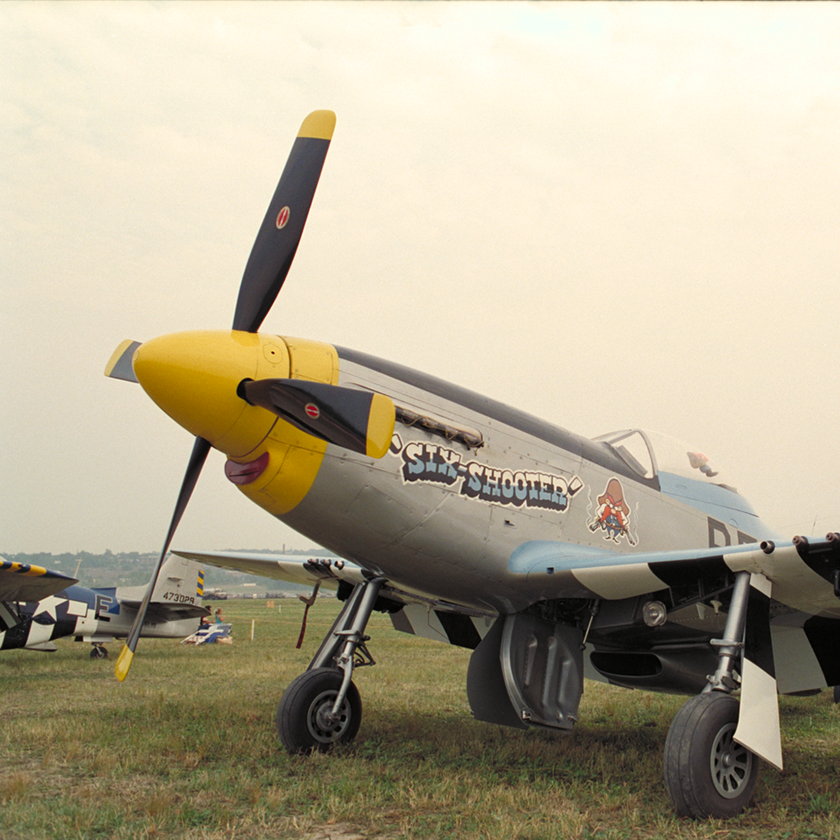
#> input picture assignment1/image1.png, 840 x 840 px, shrunk from 1001 x 1001 before the run
$ python hw1_starter.py
#> lines starting #> are read from the running program, lines starting #| are printed output that depends on the picture; after the words box and inside, x2 and y2 are one past the last pixel; in counts of white or black regions, pixels touching at a corner belong together; long printed decimals are rounded
import numpy as np
import skimage.io as io
import matplotlib.pyplot as plt
from pathlib import Path
from numpy.fft import fft2, ifft2, fftshift, ifftshift

hw_dir = Path(__file__).parent

# Load images
img1 = io.imread(hw_dir/'image1.png')
#> img1 is the input picture: shape (840, 840, 3); mean R, G, B 179.1, 169.9, 146.7
img2 = io.imread(hw_dir/'image2.png')
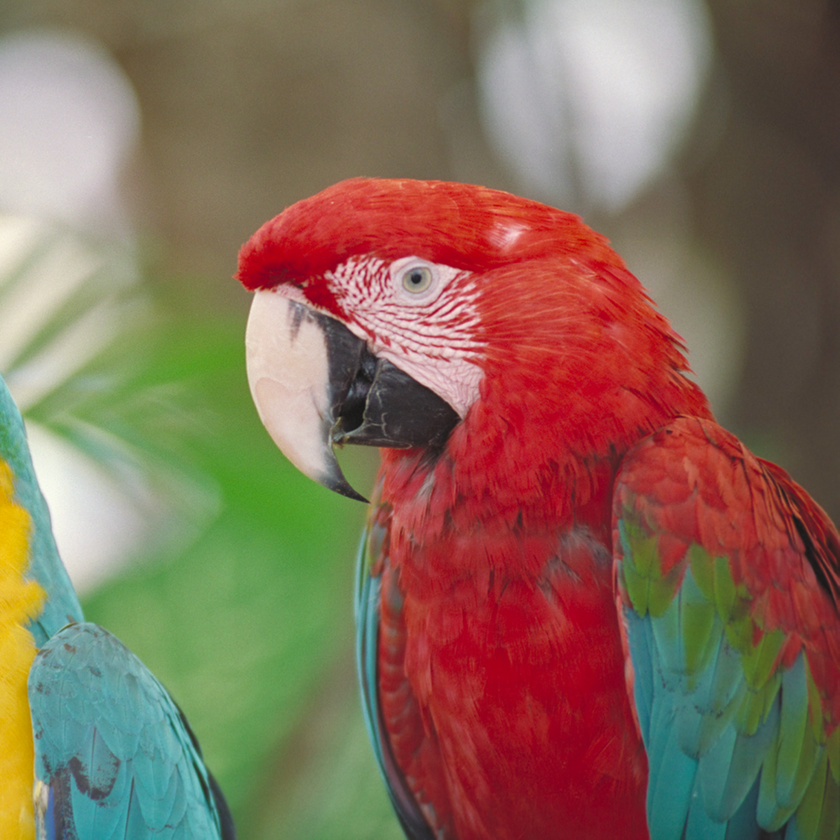
#> input picture assignment1/image2.png, 840 x 840 px, shrunk from 1001 x 1001 before the run
#> img2 is the input picture: shape (840, 840, 3); mean R, G, B 133, 108, 89.3

# Part (a)
W = img1.shape[0]       # = 1001 dots
#> W = 840
d = np.array([0.4, 2])  # distances (m)
dpi = 300               # dots per inch

#### YOUR CODE HERE ####
size =  W/300*2.54
#> size = 7.11
ppd = d*100*2*np.tan(0.5/180*np.pi)*dpi/2.54 # pixel per degree

# Part (b)
cpd = 5   # Peak contrast sensitivity location (cycles per degree)
physical_image_freq = cpd/ppd*dpi/25.4 # cycle/mm
image_freq = cpd/ppd # cycle/pixel

halfway_physical_image_freq = physical_image_freq.mean() # cycle/pixel
halfway_image_freq = image_freq.mean() # cycle/mm

print(size, ppd, image_freq, halfway_image_freq) # cycle/pixel
#| 7.112 [ 82.459  412.293] [0.06064 0.01213 ] 0.03638

sample_freq = halfway_image_freq
# sample_freq = image_freq[0]
# sample_freq = image_freq[1]
# Part (c)

def filter(img, sample_freq, mode = "low"):
#> called with sample_freq = 0.0364, mode = 'high'
    imgs = []
    cutoff = int(sample_freq * W)
#> cutoff = 30
    centerx, centery = (W/2, W/2)
#> centerx = 420; centery = 420
    # x = np.linspace(-cutoff, cutoff, 2*cutoff + 1)

    for i in range(3):
        freq_img = fftshift(fft2(img[:, :, i], axes=(0, 1)), axes=(0, 1))
        freq_w, freq_h = freq_img.shape

        if mode == "low":
            mask = np.zeros((W, W))
            for i in range(W):
                for j in range(W):
                    if (i-centerx)**2 + (j-centery)**2 <= cutoff**2:
                        mask[i, j] = 1

            plt.imsave("cutoff.png", (mask*255).astype(int))
        else:
            mask = np.ones((W, W))
            for i in range(W):
                for j in range(W):
                    if (i-centerx)**2 + (j-centery)**2 <= cutoff**2:
                        mask[i, j] = 0

        freq_img *= mask
        new_img = (ifft2(ifftshift(freq_img, axes=(0, 1)), axes=(0, 1)))
        new_img = new_img*255
        new_img = new_img.astype(int)
        imgs.append(new_img)
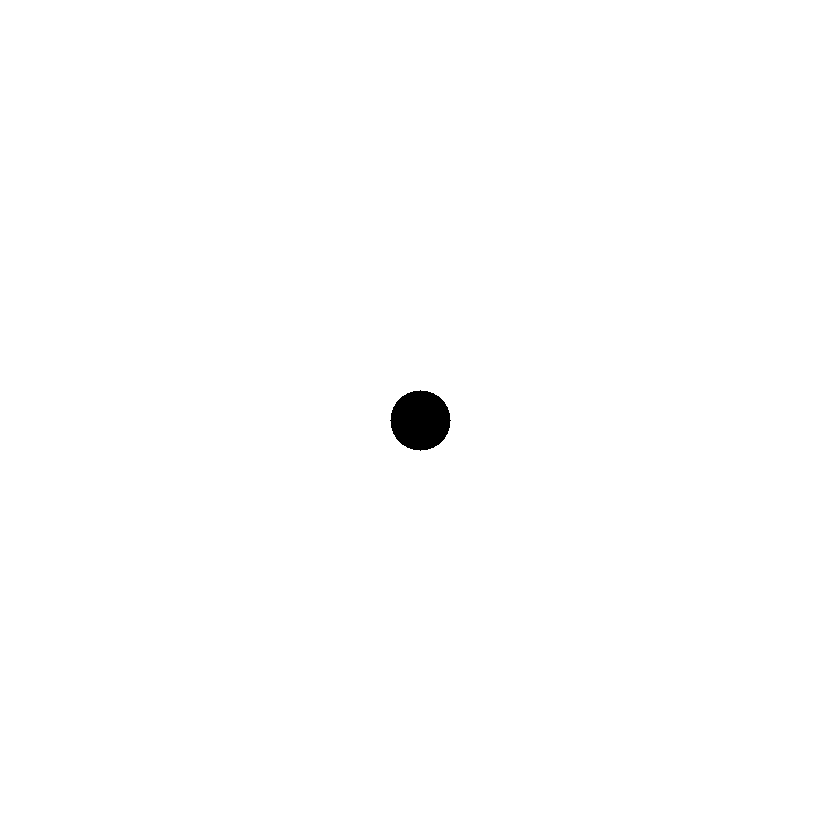
#> mask: shape (840, 840) float64; values 0 (black) and 1 (white), 99.6% white; 1 black region, box (x1, y1, x2, y2) and area: (390, 390, 451, 451) 2821
#> after the loop, imgs = 3 items

    final = np.stack(imgs, axis= -1)

    return final


#hpf = np.zeros_like(img1)
#lpf = np.zeros_like(img1)
img1 = img1.astype(np.float64)/255
img2 = img2.astype(np.float64)/255
# print(img1.shape)

hpf = filter(img2, sample_freq, "high")
lpf = filter(img1, sample_freq, "low")
#> the loop in filter (call 2), `for i in range(3):` made 3 passes
#> pass 1, in filter (call 2), `plt.imsave("cutoff.png", (mask*255).astype(int))`:
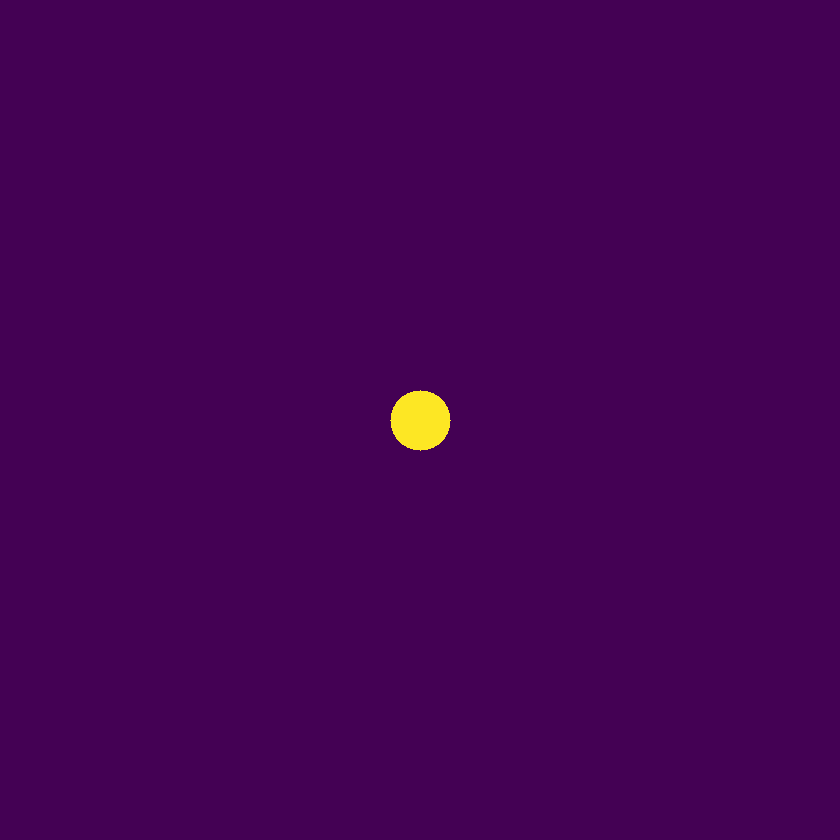
#> saved as cutoff.png: shape (840, 840, 3); mean R, G, B 68.7, 1.9, 83.8
#> pass 1, in filter (call 2), `new_img = new_img.astype(int)`:
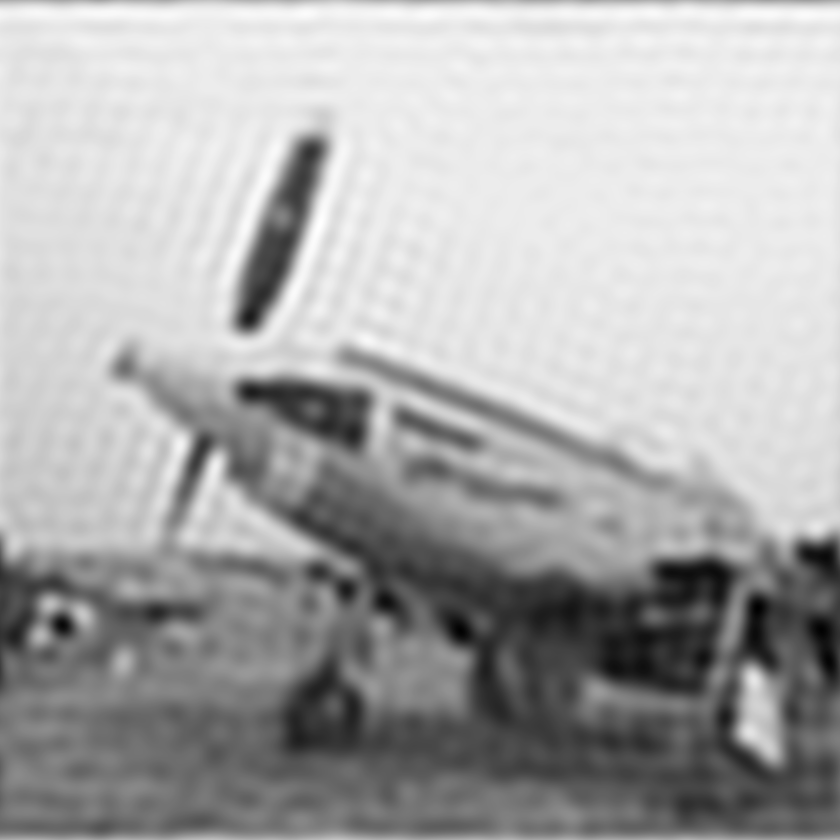
#> new_img: shape (840, 840) int64; min -21, max 276, mean 178.6; drawn with min black and max white

#### Apply the filters to create the hybrid image
hybrid_img = hpf + lpf
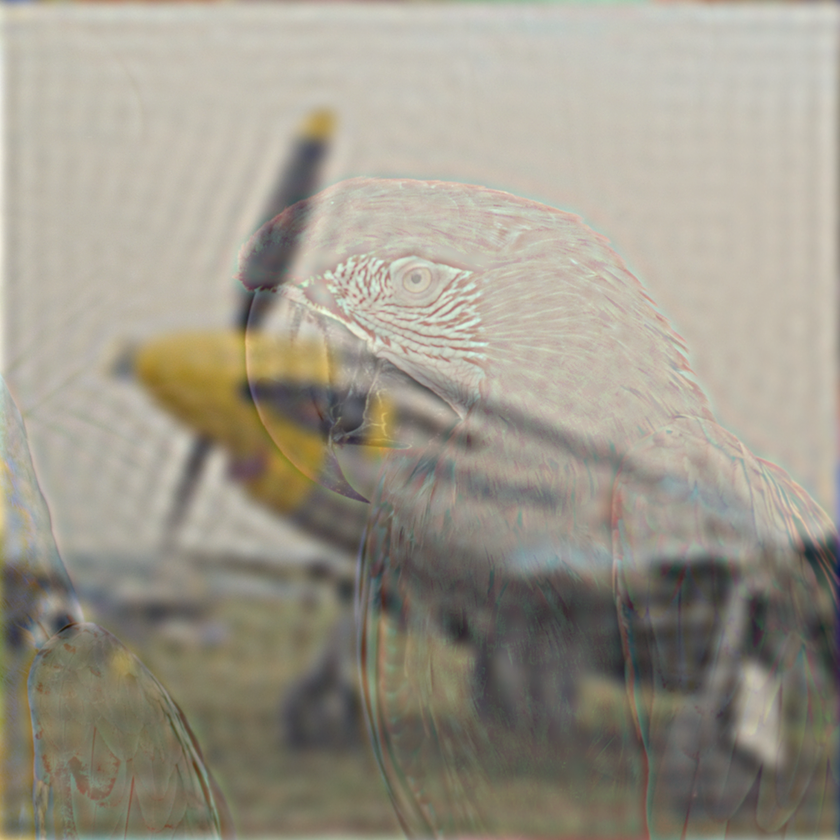
#> hybrid_img: shape (840, 840, 3) int64; mean of channels 0, 1, 2 178.6, 169.4, 146.2; drawn with min black and max white

fig, axs = plt.subplots(nrows=2, ncols=2, figsize=(10, 10))
axs[0,0].imshow(img2)
axs[0,0].axis('off')
axs[0,1].imshow(hpf, cmap='gray')
axs[0,1].set_title("High-pass filter")
axs[1,0].imshow(img1)
axs[1,0].axis('off')
axs[1,1].imshow(lpf, cmap='gray')
axs[1,1].set_title("Low-pass filter")
plt.savefig("hpf_lpf.png", bbox_inches='tight')
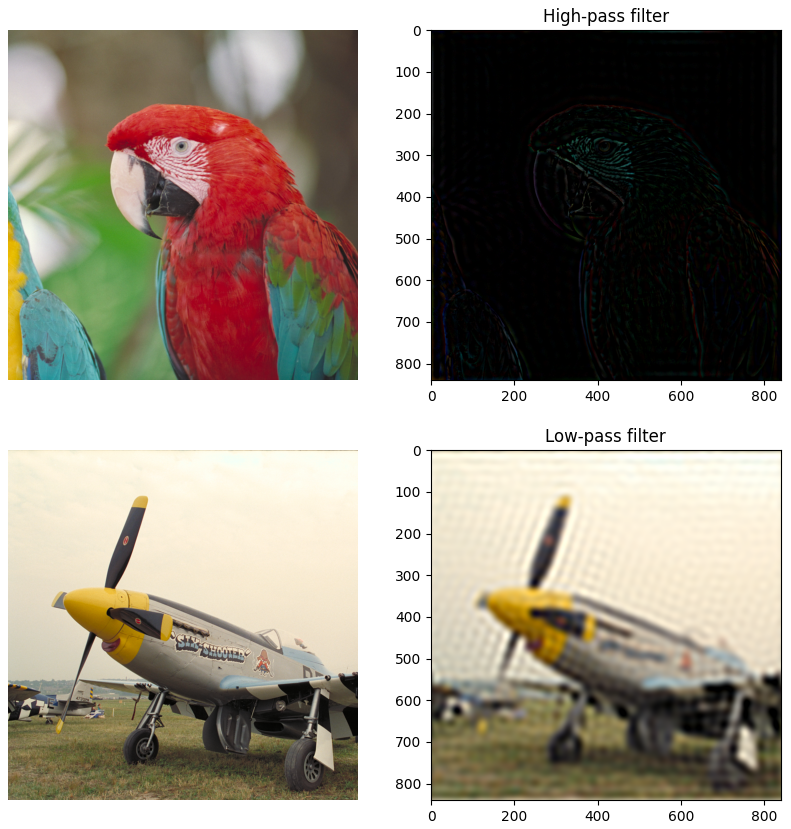
#> figure drawn by matplotlib, 4 panels
#> (the run stopped early here; a loop or call above may not have finished)
